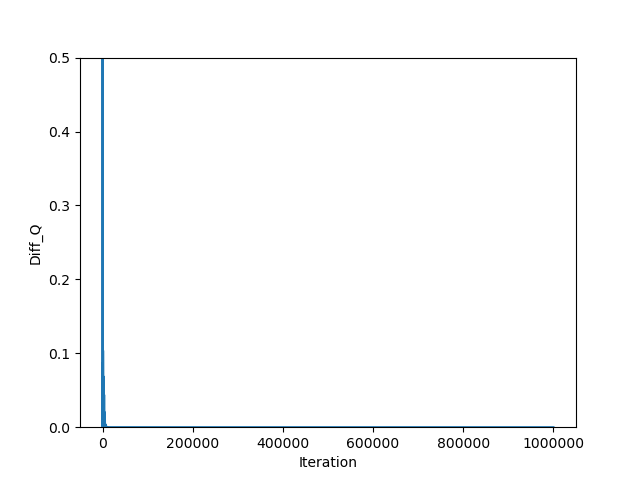

This figure's Python source:
from src.game.Soccer import Soccer
import matplotlib.pyplot as plt
import numpy as np


def get_state_value(Q, encoded_state):
    return max([Q.get(encoded_state + str(i) + str(j), 0) for i in range(0, 5) for j in range(0, 5)])


def plot_diff(diff_values, iterations):
    plt.xlabel("Iteration")
    plt.ylabel("Diff_Q")
    plt.ylim(0, 0.5)
    plt.plot(iterations, diff_values)
    plt.savefig("FriendQ.png")
    plt.clf()


def choose_action_from_Q(Q, encoded_state):
    index = np.argmax([Q.get(encoded_state + str(i) + str(j), 0) for i in range(0, 5) for j in range(0, 5)])
    return int(index / 5)


def friend_Q(max_steps=1000000, alpha=1, gamma=0.9):
    step = 0
    env = Soccer((0, 2), (0, 1))
    Q_A = {}
    Q_B = {}
    diff_values = []
    alpha_decay = 0.9995
    iteration = []

    while step < max_steps:
        encoded_state_A = env.encode_state("A")
        encoded_state_B = env.encode_state("B")
        action = env.sample(), env.sample()
        env.act(action)

        s_a_pair_A = encoded_state_A + str(action[0]) + str(action[1])
        s_a_pair_B = encoded_state_B + str(action[0]) + str(action[1])

        q_s_a_A = Q_A.get(s_a_pair_A, 0)
        q_s_a_B = Q_B.get(s_a_pair_B, 0)

        v_s_A = get_state_value(Q_A, env.encode_state("A"))
        v_s_B = get_state_value(Q_B, env.encode_state("B"))

        reward_A = env.get_reward("A")
        reward_B = env.get_reward("B")

        if reward_A != 0:
            env.reset()

        new_q_s_a_A = (1 - alpha) * q_s_a_A + alpha * (((1 - gamma) * reward_A) + (gamma * v_s_A))
        new_q_s_a_B = (1 - alpha) * q_s_a_B + alpha * (((1 - gamma) * reward_B) + (gamma * v_s_B))

        diff_value = abs(q_s_a_A - new_q_s_a_A)

        # Only the same state-action pair will be plotted
        if s_a_pair_A == "T343":
            diff_values.append(diff_value)
            iteration.append(step)

        Q_A[s_a_pair_A] = new_q_s_a_A
        Q_B[s_a_pair_B] = new_q_s_a_B

        step += 1
        if step % 1000 == 0:
            print("Done with step ", step)

        if step % 100000 == 0:
            plot_diff(diff_values, iteration)

        alpha = max(0.001, alpha * alpha_decay)

friend_Q()
